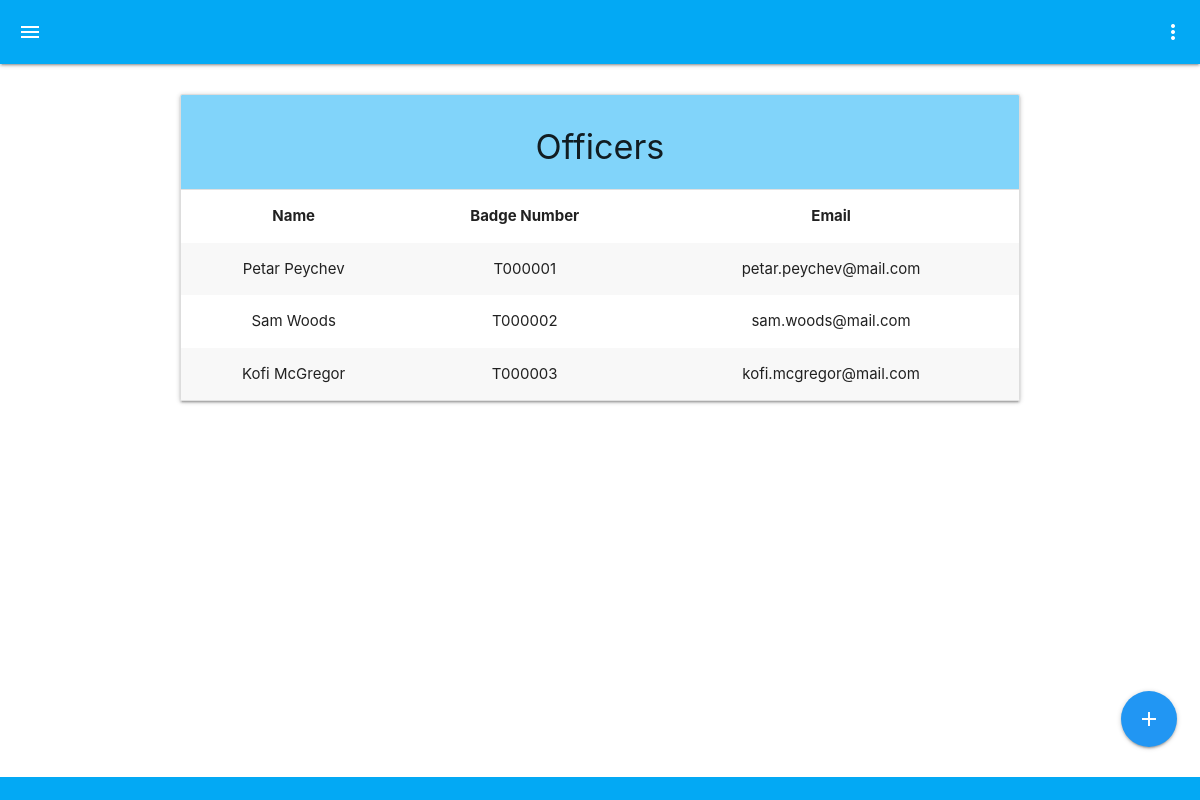
Page /officers (signed in) on the committed database.
### cepf/models.py (models this page shows, shortened)
class Officer(AbstractUser):
    class Meta:
        db_table = 'Officer'
        verbose_name_plural = 'Officer'

### cepf/views.py (the view)
# urls.py: path('officers', views.officers, name='officers'),
@login_required(login_url='/auth/login/')
@staff_member_required
def officers(request):
    items = Officer.objects.all().order_by('username')
    return render(request, 'officers.html', {'items': items})

### templates/officers.html (shortened to what this page needs)
{% extends 'base.html' %}
{% load static %}
{% block head %}
<link rel="stylesheet" href="{% static "css/officers.css" %}">
{% endblock %}
{% block content %}
<main>
        <div class="container">
                <ul class="collapsible collection with-header">
                        <li class="collection-header light-blue lighten-3">
                                <h4 class="center-align">Officers</h4>
                        </li>
                        <li class="scrollable">
                                <table class="striped centered">
                                        <thead>
                                                <tr>
                                                <th>Name</th>
                                                <th>Badge Number</th>
                                                <th>Email</th>
                                                </tr>
                                        </thead>
                                        <tbody>
                                                {% for item in items %}
                                                <tr>
                                                        <td>{{ item.get_full_name }}</td>
                                                        <td>{{ item.username }}</td>
                                                        <td>{{ item.email }}</td>
                                                </tr>
                                                {% endfor %}
                                        </tbody>
                                </table>
                        </li>
                </ul>
        </div>
        <div class="fixed-action-btn">
                <a href="{% url 'add_officer' %}" class="btn-floating blue btn-large" id="add-button">
                <i class="material-icons">add</i>
                </a>
        </div>
</main>
{% endblock %}

### static/css/base.css (style rules this page uses)
main { margin-top: 30px; margin-bottom: 23px; }
.scrollable { overflow: auto !important; }

### static/css/officers.css (style rules this page uses)
#add-button { bottom: 30px; }

### rows in the picture
Officer: get_full_name "Petar Peychev", username "T000001", email "petar.peychev@mail.com"
Officer: get_full_name "Sam Woods", username "T000002", email "sam.woods@mail.com"
Officer: get_full_name "Kofi McGregor", username "T000003", email "kofi.mcgregor@mail.com"
